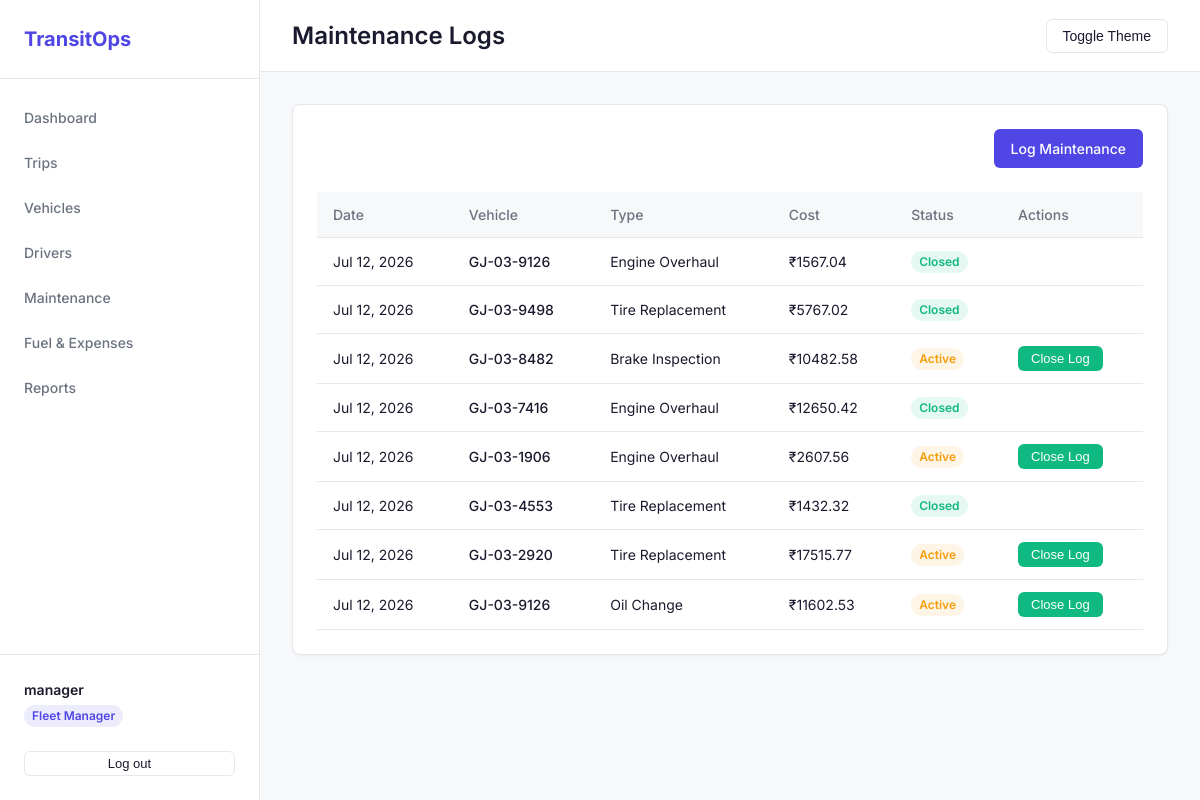
The page /maintenance/ (signed in) on the database as committed earlier.
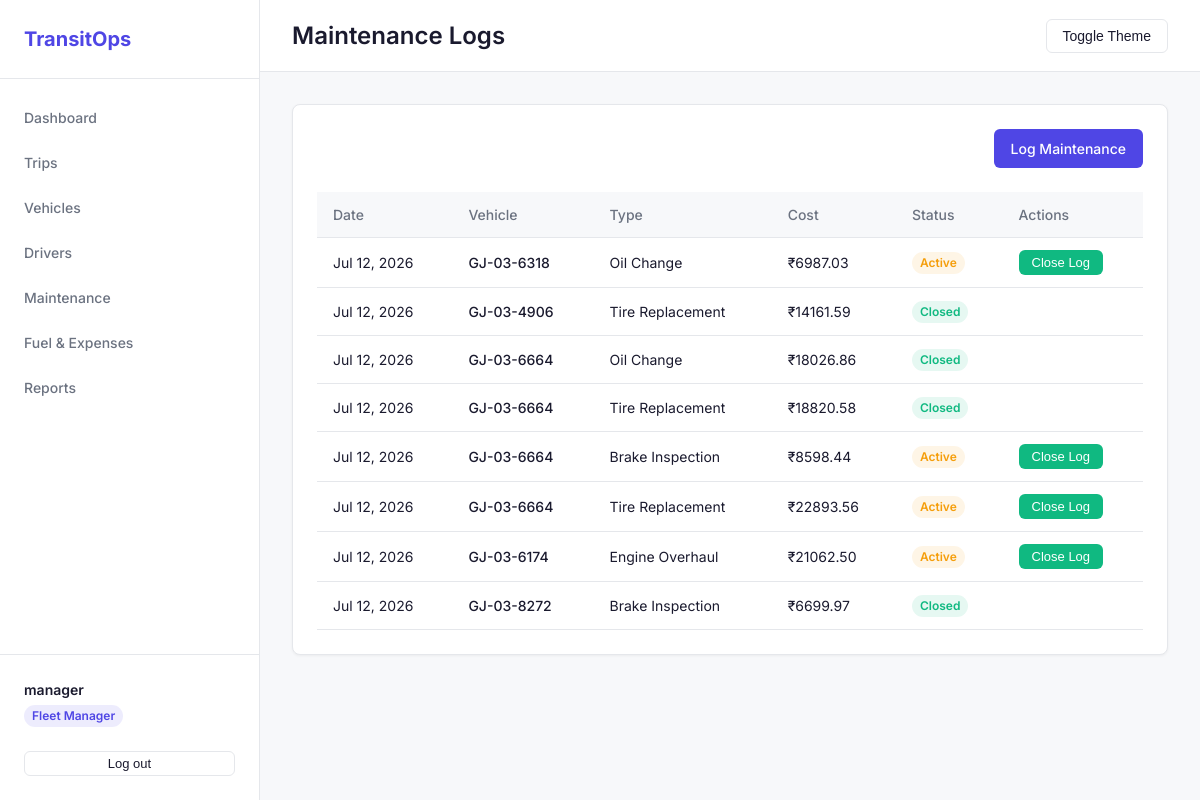
The same page on the database as committed later.
### maintenance/models.py (models this page shows, shortened)
class MaintenanceLog(models.Model):
    STATUS_CHOICES = (
        ('Active', 'Active'),
        ('Closed', 'Closed'),
    )
    vehicle = models.ForeignKey(Vehicle, on_delete=models.CASCADE, related_name='maintenance_logs')
    maintenance_type = models.CharField(max_length=100)
    description = models.TextField(blank=True)
    cost = models.DecimalField(max_digits=10, decimal_places=2)
    status = models.CharField(max_length=20, choices=STATUS_CHOICES, default='Active')
    started_at = models.DateTimeField(auto_now_add=True)
    closed_at = models.DateTimeField(null=True, blank=True)
    class Meta:
        ordering = ['-started_at']

### vehicles/models.py (models this page shows, shortened)
class Vehicle(models.Model):
    STATUS_CHOICES = (
        ('Available', 'Available'),
        ('On Trip', 'On Trip'),
        ('In Shop', 'In Shop'),
        ('Retired', 'Retired'),
    )
    registration_number = models.CharField(max_length=50, unique=True, db_index=True)
    name_model = models.CharField(max_length=100)
    vehicle_type = models.CharField(max_length=50)
    max_load_capacity = models.DecimalField(max_digits=10, decimal_places=2, help_text="in kg")
    odometer = models.DecimalField(max_digits=10, decimal_places=2, default=0.0, help_text="in km")
    acquisition_cost = models.DecimalField(max_digits=12, decimal_places=2)
    status = models.CharField(max_length=20, choices=STATUS_CHOICES, default='Available')
    region = models.CharField(max_length=100, blank=True)
    created_at = models.DateTimeField(auto_now_add=True)
    updated_at = models.DateTimeField(auto_now=True)
    class Meta:
        ordering = ['-created_at']

### maintenance/views.py (the view)
# urls.py: path('', views.maintenance_list, name='maintenance_list'),
@role_required('Fleet Manager', 'Admin')
def maintenance_list(request):
    logs = MaintenanceLog.objects.all()
    return render(request, 'maintenance/list.html', {'logs': logs})

### templates/maintenance/list.html (shortened to what this page needs)
{% extends 'base.html' %}
{% block page_title %}Maintenance Logs{% endblock %}
{% block content %}
<div class="card">
    <div style="display: flex; justify-content: space-between; margin-bottom: 24px;">
        {% if user.profile.role in 'Fleet Manager,Admin' %}
        <a href="{% url 'maintenance_create' %}" class="btn btn-primary">Log Maintenance</a>
        {% endif %}
    </div>
    <div class="table-container">
        <table class="table">
            <thead>
                <tr>
                    <th>Date</th>
                    <th>Vehicle</th>
                    <th>Type</th>
                    <th>Cost</th>
                    <th>Status</th>
                    <th>Actions</th>
                </tr>
            </thead>
            <tbody>
                {% for log in logs %}
                <tr>
                    <td>{{ log.started_at|date:"M d, Y" }}</td>
                    <td style="font-weight: 500;">{{ log.vehicle.registration_number }}</td>
                    <td>{{ log.maintenance_type }}</td>
                    <td>₹{{ log.cost }}</td>
                    <td>
                        <span class="badge
                            {% if log.status == 'Active' %}badge-warning
                            {% else %}badge-success{% endif %}">
                            {{ log.status }}
                        </span>
                    </td>
                    <td>
                        {% if log.status == 'Active' %}
                            <form method="post" action="{% url 'maintenance_close' log.id %}" onsubmit="return confirm('Close this maintenance log? Vehicle will become Available again.');">
                                <button type="submit" class="btn btn-success btn-sm" style="background-color: var(--success); color: white;">Close Log</button>
                            </form>
                        {% endif %}
                    </td>
                </tr>
                {% empty %}
                <tr>
                    <td colspan="6" style="text-align: center; color: var(--text-muted); padding: 24px;">No maintenance logs found.</td>
                </tr>
                {% endfor %}
            </tbody>
        </table>
    </div>
</div>
{% endblock %}

Rows that differ between the two databases and show on the page:
removed MaintenanceLog: started_at "Jul 12, 2026", vehicle.registration_number "GJ-03-9126", maintenance_type "Engine Overhaul", cost "1567.04", status "Closed"
removed MaintenanceLog: started_at "Jul 12, 2026", vehicle.registration_number "GJ-03-9498", maintenance_type "Tire Replacement", cost "5767.02", status "Closed"
removed MaintenanceLog: started_at "Jul 12, 2026", vehicle.registration_number "GJ-03-8482", maintenance_type "Brake Inspection", cost "10482.58", status "Active", shows "Close Log"
removed MaintenanceLog: started_at "Jul 12, 2026", vehicle.registration_number "GJ-03-7416", maintenance_type "Engine Overhaul", cost "12650.42", status "Closed"
removed MaintenanceLog: started_at "Jul 12, 2026", vehicle.registration_number "GJ-03-1906", maintenance_type "Engine Overhaul", cost "2607.56", status "Active", shows "Close Log"
removed MaintenanceLog: started_at "Jul 12, 2026", vehicle.registration_number "GJ-03-4553", maintenance_type "Tire Replacement", cost "1432.32", status "Closed"
removed MaintenanceLog: started_at "Jul 12, 2026", vehicle.registration_number "GJ-03-2920", maintenance_type "Tire Replacement", cost "17515.77", status "Active", shows "Close Log"
removed MaintenanceLog: started_at "Jul 12, 2026", vehicle.registration_number "GJ-03-9126", maintenance_type "Oil Change", cost "11602.53", status "Active", shows "Close Log"
added MaintenanceLog: started_at "Jul 12, 2026", vehicle.registration_number "GJ-03-6318", maintenance_type "Oil Change", cost "6987.03", status "Active", shows "Close Log"
added MaintenanceLog: started_at "Jul 12, 2026", vehicle.registration_number "GJ-03-4906", maintenance_type "Tire Replacement", cost "14161.59", status "Closed"
added MaintenanceLog: started_at "Jul 12, 2026", vehicle.registration_number "GJ-03-6664", maintenance_type "Oil Change", cost "18026.86", status "Closed"
added MaintenanceLog: started_at "Jul 12, 2026", vehicle.registration_number "GJ-03-6664", maintenance_type "Tire Replacement", cost "18820.58", status "Closed"
added MaintenanceLog: started_at "Jul 12, 2026", vehicle.registration_number "GJ-03-6664", maintenance_type "Brake Inspection", cost "8598.44", status "Active", shows "Close Log"
added MaintenanceLog: started_at "Jul 12, 2026", vehicle.registration_number "GJ-03-6664", maintenance_type "Tire Replacement", cost "22893.56", status "Active", shows "Close Log"
added MaintenanceLog: started_at "Jul 12, 2026", vehicle.registration_number "GJ-03-6174", maintenance_type "Engine Overhaul", cost "21062.50", status "Active", shows "Close Log"
added MaintenanceLog: started_at "Jul 12, 2026", vehicle.registration_number "GJ-03-8272", maintenance_type "Brake Inspection", cost "6699.97", status "Closed"
